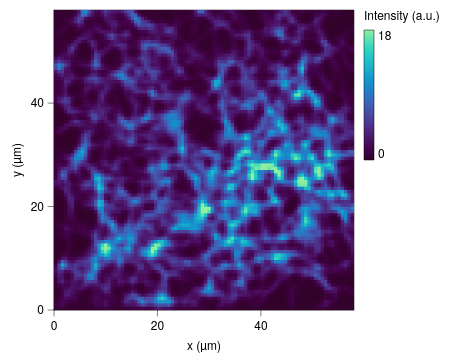

The Vega-Lite source for this figure:
### Vega-Lite specification from a JSON file in a GitHub repository (floating-point values rounded to 4 significant figures; data arrays with more than 128 entries replaced by an {"elided": "..."} marker saying what was removed)
{"background": null, "config": {"arc": {"fill": "#DBDBDB", "fillOpacity": 1.0, "innerRadius": 37.5, "padAngle": 0.03, "stroke": "black", "strokeOpacity": 1, "strokeWidth": 0.25}, "area": {"fill": "#DBDBDB", "fillOpacity": 1.0, "stroke": "black", "strokeOpacity": 1, "strokeWidth": 0.25}, "axis": {"domain": true, "domainCap": "round", "domainColor": "black", "domainWidth": 0.25, "grid": false, "gridCap": "round", "gridColor": "#F1F1F1", "gridDash": [0, 0], "gridOpacity": 1.0, "gridWidth": 0.25, "labelColor": "black", "labelFont": "Helvetica Neue, HelveticaNeue, Helvetica, Arial, sans-serif", "labelFontSize": 6, "labelFontStyle": "normal", "labelFontWeight": 400, "offset": 0, "ticks": true, "tickCap": "round", "tickColor": "black", "tickRound": false, "tickSize": 3.0, "tickWidth": 0.25, "titleColor": "black", "titleFont": "Helvetica Neue, HelveticaNeue, Helvetica, Arial, sans-serif", "titleFontSize": 6, "titleFontStyle": "normal", "titleFontWeight": 400}, "axisX": {"domain": true, "labelAlign": "center", "labelAngle": 0, "labels": true, "ticks": true, "translate": 0}, "axisY": {"domain": true, "labelAlign": "right", "labelAngle": 0, "labels": true, "ticks": true, "translate": 0}, "axisRight": {"domain": true, "labelAlign": "left", "labelAngle": 0, "labels": true, "ticks": true, "translate": 0}, "axisTop": {"domain": true, "labelAlign": "center", "labelAngle": 0, "labels": true, "ticks": true, "translate": 0}, "axisBand": {"tickOffset": 0}, "bar": {"fill": "#DBDBDB", "fillOpacity": 1.0, "stroke": "black", "strokeOpacity": 1, "strokeWidth": 0.25}, "boxplot": {"size": 13.5, "ticks": {"cornerRadius": 0.25, "fill": "black", "opacity": 1, "size": 6.75, "thickness": 0.25}, "box": {"fillOpacity": 1.0, "stroke": "black", "strokeOpacity": 1, "strokeWidth": 0.25}, "median": {"cornerRadius": 0, "fill": "black", "fillOpacity": 1.0, "opacity": 1, "size": 13.5, "thickness": 0.25}, "rule": {"fill": "black", "fillOpacity": 1.0, "size": 15.0, "stroke": "black", "strokeDash": [0, 0], "strokeOpacity": 1, "strokeWidth": 0.25}, "outliers": {"color": "black", "fill": "black", "fillOpacity": 1.0, "size": 0, "stroke": "black", "strokeOpacity": 1, "strokeWidth": 0.25}}, "circle": {"fill": "black", "fillOpacity": 1.0, "size": 1.875, "stroke": null, "strokeOpacity": 1, "strokeWidth": 0.25}, "errorband": {"band": {"fillOpacity": 0.6, "stroke": null, "strokeWidth": 0.25, "strokeOpacity": 1}, "borders": {"opacity": 0, "strokeOpacity": 1, "strokeWidth": 0.25}}, "errorbar": {"opacity": 1, "rule": {"strokeDash": [0, 0], "strokeWidth": 0.25}, "ticks": {"color": "black", "cornerRadius": 0.125, "opacity": 1, "size": 9.0, "thickness": 0.25}, "thickness": 0.25}, "font": "Helvetica Neue, HelveticaNeue, Helvetica, Arial, sans-serif", "geoshape": {"fill": "#DBDBDB", "fillOpacity": 1.0, "stroke": "black", "strokeOpacity": 1, "strokeWidth": 0.25}, "header": {"labelColor": "black", "labelFont": "Helvetica Neue, HelveticaNeue, Helvetica, Arial, sans-serif", "labelFontSize": 6, "labelFontStyle": "normal", "labelFontWeight": 400, "titleColor": "black", "titleFont": "Helvetica Neue, HelveticaNeue, Helvetica, Arial, sans-serif", "titleFontSize": 6, "titleFontStyle": "normal", "titleFontWeight": 400, "titlePadding": 0}, "legend": {"disable": false, "offset": 4.5, "titlePadding": 4, "labelOffset": 2, "gradientLabelOffset": 2, "columnPadding": 4, "rowPadding": 2, "gradientThickness": 5, "gradientOpacity": 1.0, "gradientStrokeColor": "black", "gradientStrokeWidth": 0.25, "labelColor": "black", "labelFont": "Helvetica Neue, HelveticaNeue, Helvetica, Arial, sans-serif", "labelFontSize": 6, "labelFontStyle": "normal", "labelFontWeight": 400, "strokeColor": "black", "strokeWidth": 0, "symbolSize": 36, "symbolStrokeColor": "black", "symbolStrokeWidth": 0.25, "titleColor": "black", "titleFont": "Helvetica Neue, HelveticaNeue, Helvetica, Arial, sans-serif", "titleFontSize": 6, "titleFontStyle": "normal", "titleFontWeight": 400}, "line": {"color": "black", "stroke": "black", "strokeCap": "butt", "strokeDash": [0, 0], "strokeOpacity": 1, "strokeWidth": 0.5}, "point": {"filled": true, "fill": "#DBDBDB", "fillOpacity": 1.0, "size": 7.5, "stroke": "black", "strokeOpacity": 1, "strokeWidth": 0.25}, "range": {"category": ["#9D9D9D", "#28287D", "#004225", "#47266F", "#00605D", "#DBDBDB", "#7983C1", "#6E927B", "#937FB4", "#699A97"], "diverging": {"scheme": ["#4F4265", "#6A5C82", "#85789D", "#A196B7", "#BDB5CE", "#D8D6DD", "#F6F6F6", "#CED8D7", "#9DBFBD", "#75A3A0", "#518683", "#326967", "#164D4B"]}, "heatmap": {"scheme": ["#32022B", "#43044D", "#4C196E", "#4D338C", "#484DA6", "#3A68BB", "#1D83CA", "#1D9CCB", "#23B5C9", "#28CDC5", "#4DE0B4", "#91EE9F"]}, "ordinal": {"scheme": ["#F1F1F1", "#DBDBDB", "#C6C6C6", "#B2B2B2", "#9D9D9D", "#898989", "#767676", "#636363", "#515151", "#404040", "#2F2F2F", "#1F1F1F"]}, "ramp": {"scheme": ["#440154", "#472270", "#433E82", "#38598C", "#2C728E", "#238A8D", "#24A086", "#39B578", "#5DC862", "#96D646", "#CAE02D", "#FDE724"]}}, "rule": {"color": "black", "stroke": "black", "strokeCap": "round", "strokeDash": [2, 2], "strokeOpacity": 1, "strokeWidth": 0.25}, "scale": {"barBandPaddingInner": 0.1, "rectBandPaddingInner": 0, "tickBandPaddingInner": 0.1, "bandPaddingOuter": 0.1, "bandWithNestedOffsetPaddingInner": 0.2, "bandWithNestedOffsetPaddingOuter": 0.2, "offsetBandPaddingInner": 0, "offsetBandPaddingOuter": 0, "round": false}, "rect": {"fill": "#DBDBDB", "fillOpacity": 1.0, "stroke": "black", "strokeOpacity": 1, "strokeWidth": 0.25}, "square": {"fill": "#DBDBDB", "fillOpacity": 1.0, "size": 15.0, "stroke": "black", "strokeOpacity": 1, "strokeWidth": 0.25}, "text": {"color": "black", "font": "Helvetica Neue, HelveticaNeue, Helvetica, Arial, sans-serif", "fontSize": 6, "fontStyle": "normal", "fontWeight": 400}, "tick": {"color": "black", "cornerRadius": 0.125, "opacity": 1.0, "size": 13.5, "thickness": 0.25}, "title": {"anchor": "middle", "frame": "group", "color": "black", "font": "Helvetica Neue, HelveticaNeue, Helvetica, Arial, sans-serif", "fontSize": 6, "fontStyle": "normal", "fontWeight": 400, "subtitleColor": "black", "subtitleFont": "Helvetica Neue, HelveticaNeue, Helvetica, Arial, sans-serif", "subtitleFontSize": 6, "subtitleFontStyle": "normal", "subtitleFontWeight": 400}, "trail": {"color": "black", "opacity": 1, "size": 0.5}, "view": {"continuousWidth": 150, "continuousHeight": 150, "discreteWidth": 150, "discreteHeight": 150, "fill": null, "stroke": "black", "strokeWidth": 0.25}}, "data": {"name": "data-020b619547a906ea36350f86a9190577"}, "mark": {"type": "rect", "clip": true, "stroke": null}, "encoding": {"color": {"field": "intensity", "title": "Intensity (a.u.)", "type": "quantitative", "legend": {"gradientLength": 65.0}}, "x": {"field": "x0", "scale": {"domain": [0, 58.0], "nice": false}, "title": "x (µm)", "type": "quantitative"}, "x2": {"field": "x1"}, "y": {"field": "y0", "scale": {"domain": [0, 58.0], "nice": false}, "title": "y (µm)", "type": "quantitative"}, "y2": {"field": "y1"}}, "$schema": "https://vega.github.io/schema/vega-lite/v6.4.1.json", "datasets": {"data-020b619547a906ea36350f86a9190577": {"elided": "8100 records"}}}
